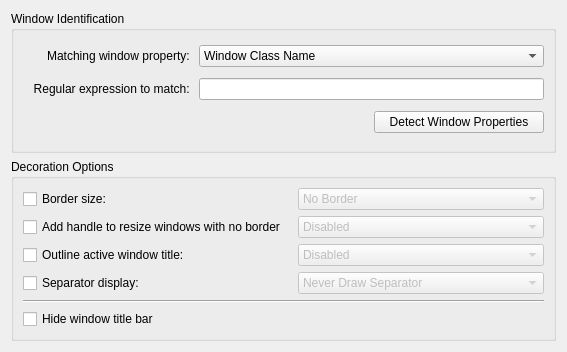
<?xml version="1.0" encoding="UTF-8"?>
<ui version="4.0">
 <class>OxygenExceptionWidget</class>
 <widget class="QWidget" name="OxygenExceptionWidget">
  <property name="geometry">
   <rect>
    <x>0</x>
    <y>0</y>
    <width>512</width>
    <height>352</height>
   </rect>
  </property>
  <layout class="QVBoxLayout" name="verticalLayout">
   <item>
    <widget class="QGroupBox" name="groupBox">
     <property name="title">
      <string>Window Identification</string>
     </property>
     <layout class="QGridLayout" name="gridLayout_2">
      <item row="0" column="0">
       <widget class="QLabel" name="label">
        <property name="text">
         <string>Matching window property: </string>
        </property>
        <property name="alignment">
         <set>Qt::AlignRight|Qt::AlignTrailing|Qt::AlignVCenter</set>
        </property>
        <property name="buddy">
         <cstring>exceptionType</cstring>
        </property>
       </widget>
      </item>
      <item row="1" column="0">
       <widget class="QLabel" name="label_2">
        <property name="text">
         <string>Regular expression to match: </string>
        </property>
        <property name="alignment">
         <set>Qt::AlignRight|Qt::AlignTrailing|Qt::AlignVCenter</set>
        </property>
        <property name="buddy">
         <cstring>exceptionEditor</cstring>
        </property>
       </widget>
      </item>
      <item row="2" column="2">
       <widget class="QPushButton" name="detectDialogButton">
        <property name="text">
         <string>Detect Window Properties</string>
        </property>
       </widget>
      </item>
      <item row="1" column="1" colspan="2">
       <widget class="KLineEdit" name="exceptionEditor">
        <property name="showClearButton" stdset="0">
         <bool>true</bool>
        </property>
       </widget>
      </item>
      <item row="0" column="1" colspan="2">
       <widget class="KComboBox" name="exceptionType">
        <item>
         <property name="text">
          <string>Window Class Name</string>
         </property>
        </item>
        <item>
         <property name="text">
          <string>Window Title</string>
         </property>
        </item>
       </widget>
      </item>
     </layout>
    </widget>
   </item>
   <item>
    <widget class="QGroupBox" name="groupBox_2">
     <property name="title">
      <string>Decoration Options</string>
     </property>
     <layout class="QGridLayout" name="gridLayout_3">
      <item row="3" column="0">
       <widget class="QCheckBox" name="titleOutlineCheckBox">
        <property name="text">
         <string>Outline active window title:</string>
        </property>
       </widget>
      </item>
      <item row="4" column="0">
       <widget class="QCheckBox" name="separatorCheckBox">
        <property name="text">
         <string>Separator display:</string>
        </property>
       </widget>
      </item>
      <item row="6" column="0" colspan="3">
       <widget class="QCheckBox" name="hideTitleBar">
        <property name="text">
         <string>Hide window title bar</string>
        </property>
       </widget>
      </item>
      <item row="5" column="0" colspan="3">
       <widget class="QFrame" name="frame">
        <property name="frameShape">
         <enum>QFrame::HLine</enum>
        </property>
        <property name="frameShadow">
         <enum>QFrame::Sunken</enum>
        </property>
       </widget>
      </item>
      <item row="0" column="2">
       <widget class="KComboBox" name="frameBorderComboBox">
        <property name="enabled">
         <bool>false</bool>
        </property>
        <item>
         <property name="text">
          <string comment="@item:inlistbox Border size:">No Border</string>
         </property>
        </item>
        <item>
         <property name="text">
          <string comment="@item:inlistbox Border size:">No Side Borders</string>
         </property>
        </item>
        <item>
         <property name="text">
          <string comment="@item:inlistbox Border size:">Tiny</string>
         </property>
        </item>
        <item>
         <property name="text">
          <string comment="@item:inlistbox Border size:">Normal</string>
         </property>
        </item>
        <item>
         <property name="text">
          <string comment="@item:inlistbox Border size:">Large</string>
         </property>
        </item>
        <item>
         <property name="text">
          <string comment="@item:inlistbox Border size:">Very Large</string>
         </property>
        </item>
        <item>
         <property name="text">
          <string comment="@item:inlistbox Border size:">Huge</string>
         </property>
        </item>
        <item>
         <property name="text">
          <string comment="@item:inlistbox Border size:">Very Huge</string>
         </property>
        </item>
        <item>
         <property name="text">
          <string comment="@item:inlistbox Border size:">Oversized</string>
         </property>
        </item>
       </widget>
      </item>
      <item row="0" column="0">
       <widget class="QCheckBox" name="frameBorderCheckBox">
        <property name="text">
         <string>Border size:</string>
        </property>
       </widget>
      </item>
      <item row="2" column="0">
       <widget class="QCheckBox" name="sizeGripCheckBox">
        <property name="text">
         <string>Add handle to resize windows with no border</string>
        </property>
       </widget>
      </item>
      <item row="2" column="2">
       <widget class="KComboBox" name="sizeGripComboBox">
        <property name="enabled">
         <bool>false</bool>
        </property>
        <item>
         <property name="text">
          <string comment="Add handle to resize windows with no border">Disabled</string>
         </property>
        </item>
        <item>
         <property name="text">
          <string comment="Add handle to resize windows with no border">Enabled</string>
         </property>
        </item>
       </widget>
      </item>
      <item row="3" column="2">
       <widget class="KComboBox" name="titleOutlineComboBox">
        <property name="enabled">
         <bool>false</bool>
        </property>
        <item>
         <property name="text">
          <string comment="outline window title">Disabled</string>
         </property>
        </item>
        <item>
         <property name="text">
          <string comment="outline window title">Enabled</string>
         </property>
        </item>
       </widget>
      </item>
      <item row="4" column="2">
       <widget class="KComboBox" name="separatorComboBox">
        <property name="enabled">
         <bool>false</bool>
        </property>
        <item>
         <property name="text">
          <string>Never Draw Separator</string>
         </property>
        </item>
        <item>
         <property name="text">
          <string>Draw Separator When Window is Active</string>
         </property>
        </item>
        <item>
         <property name="text">
          <string>Always Draw Separator</string>
         </property>
        </item>
       </widget>
      </item>
     </layout>
    </widget>
   </item>
  </layout>
 </widget>
 <customwidgets>
  <customwidget>
   <class>KComboBox</class>
   <extends>QComboBox</extends>
   <header>kcombobox.h</header>
  </customwidget>
  <customwidget>
   <class>KLineEdit</class>
   <extends>QLineEdit</extends>
   <header>klineedit.h</header>
  </customwidget>
 </customwidgets>
 <tabstops>
  <tabstop>exceptionType</tabstop>
  <tabstop>exceptionEditor</tabstop>
  <tabstop>detectDialogButton</tabstop>
  <tabstop>frameBorderCheckBox</tabstop>
  <tabstop>frameBorderComboBox</tabstop>
  <tabstop>sizeGripCheckBox</tabstop>
  <tabstop>sizeGripComboBox</tabstop>
  <tabstop>titleOutlineCheckBox</tabstop>
  <tabstop>titleOutlineComboBox</tabstop>
  <tabstop>separatorCheckBox</tabstop>
  <tabstop>separatorComboBox</tabstop>
  <tabstop>hideTitleBar</tabstop>
 </tabstops>
 <connections>
  <connection>
   <sender>frameBorderCheckBox</sender>
   <signal>toggled(bool)</signal>
   <receiver>frameBorderComboBox</receiver>
   <slot>setEnabled(bool)</slot>
   <hints>
    <hint type="sourcelabel">
     <x>179</x>
     <y>186</y>
    </hint>
    <hint type="destinationlabel">
     <x>297</x>
     <y>194</y>
    </hint>
   </hints>
  </connection>
  <connection>
   <sender>sizeGripCheckBox</sender>
   <signal>toggled(bool)</signal>
   <receiver>sizeGripComboBox</receiver>
   <slot>setEnabled(bool)</slot>
   <hints>
    <hint type="sourcelabel">
     <x>147</x>
     <y>236</y>
    </hint>
    <hint type="destinationlabel">
     <x>307</x>
     <y>240</y>
    </hint>
   </hints>
  </connection>
  <connection>
   <sender>titleOutlineCheckBox</sender>
   <signal>toggled(bool)</signal>
   <receiver>titleOutlineComboBox</receiver>
   <slot>setEnabled(bool)</slot>
   <hints>
    <hint type="sourcelabel">
     <x>78</x>
     <y>266</y>
    </hint>
    <hint type="destinationlabel">
     <x>302</x>
     <y>267</y>
    </hint>
   </hints>
  </connection>
  <connection>
   <sender>separatorCheckBox</sender>
   <signal>toggled(bool)</signal>
   <receiver>separatorComboBox</receiver>
   <slot>setEnabled(bool)</slot>
   <hints>
    <hint type="sourcelabel">
     <x>91</x>
     <y>289</y>
    </hint>
    <hint type="destinationlabel">
     <x>297</x>
     <y>290</y>
    </hint>
   </hints>
  </connection>
 </connections>
</ui>
